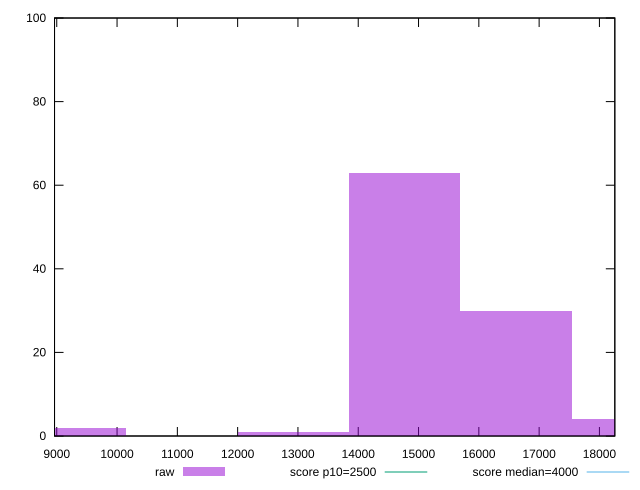

The script that saved this image:
reset

$raw <<EOF
9232.34727323187 2
14771.755637170992 63
16618.225091817367 30
12925.286182524618 1
18464.69454646374 4
EOF

set key outside below
set boxwidth 1846.469454646374
set xrange [8963.156999999996:18255.332999999995]
set yrange [0:100]
set trange [0:100]
set style fill transparent solid 0.5 noborder

set parametric
set terminal svg size 640, 490 enhanced background rgb 'white'
set output "report_00014_2021-02-09T15:56:05.503Z/largest-contentful-paint/samples/pages+cached/raw/histogram.svg"

plot $raw title "raw" with boxes, \
     2500,t title "score p10=2500", \
     4000,t title "score median=4000"

reset
